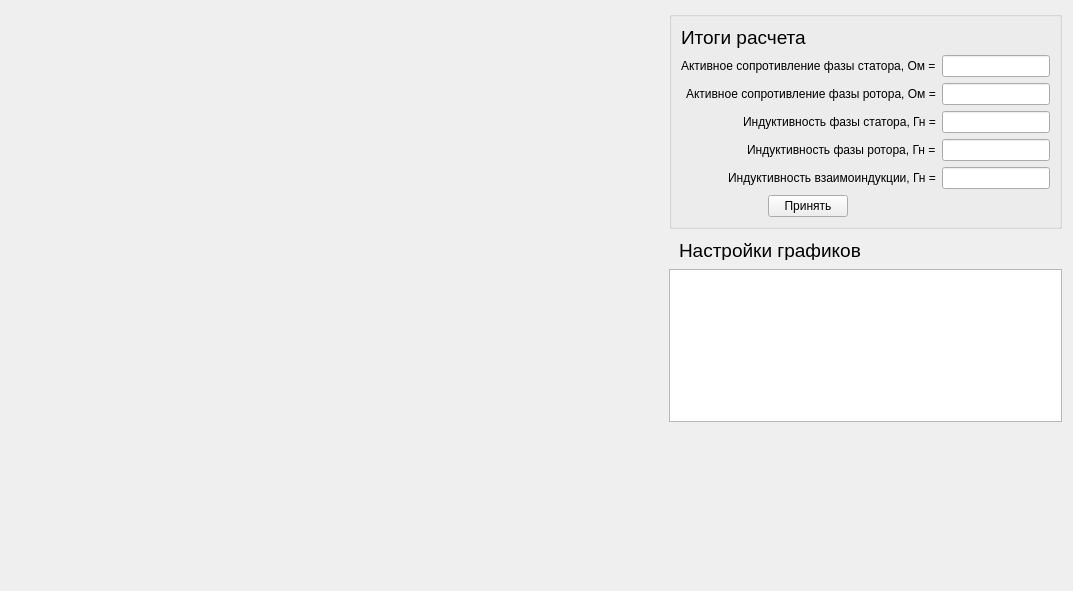
<?xml version="1.0" encoding="UTF-8"?>
<ui version="4.0">
 <class>identf</class>
 <widget class="QWidget" name="identf">
  <property name="geometry">
   <rect>
    <x>0</x>
    <y>0</y>
    <width>1073</width>
    <height>591</height>
   </rect>
  </property>
  <property name="sizePolicy">
   <sizepolicy hsizetype="Preferred" vsizetype="Preferred">
    <horstretch>0</horstretch>
    <verstretch>0</verstretch>
   </sizepolicy>
  </property>
  <property name="windowTitle">
   <string>Form</string>
  </property>
  <property name="autoFillBackground">
   <bool>true</bool>
  </property>
  <layout class="QHBoxLayout" name="horizontalLayout">
   <item>
    <widget class="Plot" name="plot" native="true">
     <property name="sizePolicy">
      <sizepolicy hsizetype="Preferred" vsizetype="Preferred">
       <horstretch>0</horstretch>
       <verstretch>0</verstretch>
      </sizepolicy>
     </property>
    </widget>
   </item>
   <item>
    <widget class="QWidget" name="widget" native="true">
     <property name="sizePolicy">
      <sizepolicy hsizetype="Maximum" vsizetype="Preferred">
       <horstretch>0</horstretch>
       <verstretch>0</verstretch>
      </sizepolicy>
     </property>
     <layout class="QVBoxLayout" name="verticalLayout">
      <property name="spacing">
       <number>0</number>
      </property>
      <property name="leftMargin">
       <number>0</number>
      </property>
      <property name="topMargin">
       <number>0</number>
      </property>
      <property name="rightMargin">
       <number>0</number>
      </property>
      <property name="bottomMargin">
       <number>0</number>
      </property>
      <item>
       <widget class="QGroupBox" name="groupBox_2">
        <property name="sizePolicy">
         <sizepolicy hsizetype="Fixed" vsizetype="Fixed">
          <horstretch>0</horstretch>
          <verstretch>0</verstretch>
         </sizepolicy>
        </property>
        <property name="maximumSize">
         <size>
          <width>500</width>
          <height>16777215</height>
         </size>
        </property>
        <property name="title">
         <string/>
        </property>
        <layout class="QGridLayout" name="gridLayout_2">
         <item row="3" column="0" alignment="Qt::AlignRight">
          <widget class="QLabel" name="label_12">
           <property name="text">
            <string>Индуктивность фазы статора, Гн =</string>
           </property>
          </widget>
         </item>
         <item row="6" column="0" alignment="Qt::AlignHCenter">
          <widget class="QPushButton" name="pushButton">
           <property name="sizePolicy">
            <sizepolicy hsizetype="Fixed" vsizetype="Fixed">
             <horstretch>0</horstretch>
             <verstretch>0</verstretch>
            </sizepolicy>
           </property>
           <property name="text">
            <string>Принять</string>
           </property>
          </widget>
         </item>
         <item row="2" column="0" alignment="Qt::AlignRight">
          <widget class="QLabel" name="label_11">
           <property name="text">
            <string>Активное сопротивление фазы ротора, Ом =</string>
           </property>
          </widget>
         </item>
         <item row="2" column="1">
          <widget class="QLineEdit" name="lineEdit_11">
           <property name="maximumSize">
            <size>
             <width>16777215</width>
             <height>16777215</height>
            </size>
           </property>
          </widget>
         </item>
         <item row="5" column="0" alignment="Qt::AlignRight">
          <widget class="QLabel" name="label_14">
           <property name="text">
            <string>Индуктивность взаимоиндукции, Гн =</string>
           </property>
          </widget>
         </item>
         <item row="4" column="0" alignment="Qt::AlignRight">
          <widget class="QLabel" name="label_13">
           <property name="text">
            <string>Индуктивность фазы ротора, Гн =</string>
           </property>
          </widget>
         </item>
         <item row="4" column="1">
          <widget class="QLineEdit" name="lineEdit_9">
           <property name="maximumSize">
            <size>
             <width>16777215</width>
             <height>16777215</height>
            </size>
           </property>
          </widget>
         </item>
         <item row="1" column="1">
          <widget class="QLineEdit" name="lineEdit_12">
           <property name="enabled">
            <bool>true</bool>
           </property>
           <property name="sizePolicy">
            <sizepolicy hsizetype="Preferred" vsizetype="Fixed">
             <horstretch>0</horstretch>
             <verstretch>0</verstretch>
            </sizepolicy>
           </property>
           <property name="maximumSize">
            <size>
             <width>16777215</width>
             <height>16777215</height>
            </size>
           </property>
          </widget>
         </item>
         <item row="1" column="0" alignment="Qt::AlignRight">
          <widget class="QLabel" name="label_10">
           <property name="text">
            <string>Активное сопротивление фазы статора, Ом =</string>
           </property>
          </widget>
         </item>
         <item row="5" column="1">
          <widget class="QLineEdit" name="lineEdit_8">
           <property name="maximumSize">
            <size>
             <width>16777215</width>
             <height>16777215</height>
            </size>
           </property>
          </widget>
         </item>
         <item row="3" column="1">
          <widget class="QLineEdit" name="lineEdit_10">
           <property name="maximumSize">
            <size>
             <width>16777215</width>
             <height>16777215</height>
            </size>
           </property>
          </widget>
         </item>
         <item row="0" column="0">
          <widget class="QLabel" name="label_15">
           <property name="text">
            <string>&lt;html&gt;&lt;head/&gt;&lt;body&gt;&lt;p&gt;&lt;span style=&quot; font-size:14pt;&quot;&gt;Итоги расчета&lt;/span&gt;&lt;/p&gt;&lt;/body&gt;&lt;/html&gt;</string>
           </property>
          </widget>
         </item>
        </layout>
       </widget>
      </item>
      <item>
       <widget class="QWidget" name="widget_2" native="true">
        <property name="sizePolicy">
         <sizepolicy hsizetype="Preferred" vsizetype="Fixed">
          <horstretch>0</horstretch>
          <verstretch>40</verstretch>
         </sizepolicy>
        </property>
        <property name="minimumSize">
         <size>
          <width>0</width>
          <height>40</height>
         </size>
        </property>
        <widget class="QLabel" name="label">
         <property name="geometry">
          <rect>
           <x>10</x>
           <y>10</y>
           <width>221</width>
           <height>21</height>
          </rect>
         </property>
         <property name="text">
          <string>&lt;html&gt;&lt;head/&gt;&lt;body&gt;&lt;p&gt;&lt;span style=&quot; font-size:14pt;&quot;&gt;Настройки графиков&lt;/span&gt;&lt;/p&gt;&lt;/body&gt;&lt;/html&gt;</string>
         </property>
        </widget>
       </widget>
      </item>
      <item>
       <widget class="QTableWidget" name="tableWidget">
        <property name="sizePolicy">
         <sizepolicy hsizetype="Expanding" vsizetype="Fixed">
          <horstretch>0</horstretch>
          <verstretch>0</verstretch>
         </sizepolicy>
        </property>
        <property name="minimumSize">
         <size>
          <width>0</width>
          <height>153</height>
         </size>
        </property>
        <property name="maximumSize">
         <size>
          <width>16777215</width>
          <height>153</height>
         </size>
        </property>
       </widget>
      </item>
      <item>
       <spacer name="verticalSpacer">
        <property name="orientation">
         <enum>Qt::Vertical</enum>
        </property>
        <property name="sizeHint" stdset="0">
         <size>
          <width>20</width>
          <height>40</height>
         </size>
        </property>
       </spacer>
      </item>
     </layout>
    </widget>
   </item>
  </layout>
 </widget>
 <customwidgets>
  <customwidget>
   <class>Plot</class>
   <extends>QWidget</extends>
   <header>plot.h</header>
   <container>1</container>
  </customwidget>
 </customwidgets>
 <resources/>
 <connections/>
</ui>
